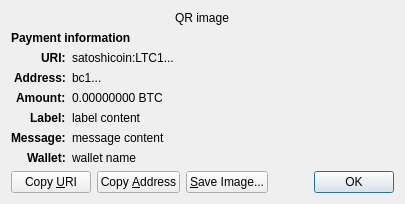
<?xml version="1.0" encoding="UTF-8"?>
<ui version="4.0">
 <class>ReceiveRequestDialog</class>
 <widget class="QDialog" name="ReceiveRequestDialog">
  <property name="geometry">
   <rect>
    <x>0</x>
    <y>0</y>
    <width>413</width>
    <height>229</height>
   </rect>
  </property>
  <property name="windowTitle">
   <string>Request payment to ...</string>
  </property>
  <layout class="QGridLayout" name="gridLayout" columnstretch="0,1">
   <property name="sizeConstraint">
    <enum>QLayout::SetFixedSize</enum>
   </property>
   <item row="0" column="0" colspan="2" alignment="Qt::AlignHCenter">
    <widget class="QRImageWidget" name="qr_code">
     <property name="text">
      <string notr="true">QR image</string>
     </property>
     <property name="textInteractionFlags">
      <set>Qt::NoTextInteraction</set>
     </property>
    </widget>
   </item>
   <item row="1" column="0" colspan="2">
    <widget class="QLabel" name="payment_header">
     <property name="font">
      <font>
       <weight>75</weight>
       <bold>true</bold>
      </font>
     </property>
     <property name="text">
      <string>Payment information</string>
     </property>
     <property name="textInteractionFlags">
      <set>Qt::NoTextInteraction</set>
     </property>
    </widget>
   </item>
   <item row="2" column="0" alignment="Qt::AlignRight|Qt::AlignTop">
    <widget class="QLabel" name="uri_tag">
     <property name="font">
      <font>
       <weight>75</weight>
       <bold>true</bold>
      </font>
     </property>
     <property name="text">
      <string notr="true">URI:</string>
     </property>
     <property name="textFormat">
      <enum>Qt::PlainText</enum>
     </property>
     <property name="textInteractionFlags">
      <set>Qt::NoTextInteraction</set>
     </property>
    </widget>
   </item>
   <item row="2" column="1" alignment="Qt::AlignTop">
    <widget class="QLabel" name="uri_content">
     <property name="text">
      <string notr="true">satoshicoin:LTC1...</string>
     </property>
     <property name="textFormat">
      <enum>Qt::RichText</enum>
     </property>
     <property name="wordWrap">
      <bool>true</bool>
     </property>
     <property name="textInteractionFlags">
      <set>Qt::TextSelectableByMouse</set>
     </property>
    </widget>
   </item>
   <item row="3" column="0" alignment="Qt::AlignRight|Qt::AlignTop">
    <widget class="QLabel" name="address_tag">
     <property name="font">
      <font>
       <weight>75</weight>
       <bold>true</bold>
      </font>
     </property>
     <property name="text">
      <string>Address:</string>
     </property>
     <property name="textInteractionFlags">
      <set>Qt::NoTextInteraction</set>
     </property>
    </widget>
   </item>
   <item row="3" column="1" alignment="Qt::AlignTop">
    <widget class="QLabel" name="address_content">
     <property name="text">
      <string notr="true">bc1...</string>
     </property>
     <property name="textFormat">
      <enum>Qt::PlainText</enum>
     </property>
     <property name="textInteractionFlags">
      <set>Qt::TextSelectableByMouse</set>
     </property>
    </widget>
   </item>
   <item row="4" column="0" alignment="Qt::AlignRight|Qt::AlignTop">
    <widget class="QLabel" name="amount_tag">
     <property name="font">
      <font>
       <weight>75</weight>
       <bold>true</bold>
      </font>
     </property>
     <property name="text">
      <string>Amount:</string>
     </property>
     <property name="textInteractionFlags">
      <set>Qt::NoTextInteraction</set>
     </property>
    </widget>
   </item>
   <item row="4" column="1" alignment="Qt::AlignTop">
    <widget class="QLabel" name="amount_content">
     <property name="text">
      <string notr="true">0.00000000 BTC</string>
     </property>
     <property name="textFormat">
      <enum>Qt::PlainText</enum>
     </property>
     <property name="textInteractionFlags">
      <set>Qt::TextSelectableByMouse</set>
     </property>
    </widget>
   </item>
   <item row="5" column="0" alignment="Qt::AlignRight|Qt::AlignTop">
    <widget class="QLabel" name="label_tag">
     <property name="font">
      <font>
       <weight>75</weight>
       <bold>true</bold>
      </font>
     </property>
     <property name="text">
      <string>Label:</string>
     </property>
     <property name="textInteractionFlags">
      <set>Qt::NoTextInteraction</set>
     </property>
    </widget>
   </item>
   <item row="5" column="1" alignment="Qt::AlignTop">
    <widget class="QLabel" name="label_content">
     <property name="text">
      <string notr="true">label content</string>
     </property>
     <property name="textFormat">
      <enum>Qt::PlainText</enum>
     </property>
     <property name="wordWrap">
      <bool>true</bool>
     </property>
     <property name="textInteractionFlags">
      <set>Qt::TextSelectableByMouse</set>
     </property>
    </widget>
   </item>
   <item row="6" column="0" alignment="Qt::AlignRight|Qt::AlignTop">
    <widget class="QLabel" name="message_tag">
     <property name="font">
      <font>
       <weight>75</weight>
       <bold>true</bold>
      </font>
     </property>
     <property name="text">
      <string>Message:</string>
     </property>
     <property name="textInteractionFlags">
      <set>Qt::NoTextInteraction</set>
     </property>
    </widget>
   </item>
   <item row="6" column="1" alignment="Qt::AlignTop">
    <widget class="QLabel" name="message_content">
     <property name="text">
      <string notr="true">message content</string>
     </property>
     <property name="textFormat">
      <enum>Qt::PlainText</enum>
     </property>
     <property name="wordWrap">
      <bool>true</bool>
     </property>
     <property name="textInteractionFlags">
      <set>Qt::TextSelectableByMouse</set>
     </property>
    </widget>
   </item>
   <item row="7" column="0" alignment="Qt::AlignRight|Qt::AlignTop">
    <widget class="QLabel" name="wallet_tag">
     <property name="font">
      <font>
       <weight>75</weight>
       <bold>true</bold>
      </font>
     </property>
     <property name="text">
      <string>Wallet:</string>
     </property>
     <property name="textInteractionFlags">
      <set>Qt::NoTextInteraction</set>
     </property>
    </widget>
   </item>
   <item row="7" column="1" alignment="Qt::AlignTop">
    <widget class="QLabel" name="wallet_content">
     <property name="text">
      <string notr="true">wallet name</string>
     </property>
     <property name="textFormat">
      <enum>Qt::PlainText</enum>
     </property>
     <property name="wordWrap">
      <bool>true</bool>
     </property>
     <property name="textInteractionFlags">
      <set>Qt::TextSelectableByMouse</set>
     </property>
    </widget>
   </item>
   <item row="8" column="0" colspan="2">
    <layout class="QHBoxLayout" name="horizontalLayout">
     <item>
      <widget class="QPushButton" name="btnCopyURI">
       <property name="text">
        <string>Copy &amp;URI</string>
       </property>
       <property name="autoDefault">
        <bool>false</bool>
       </property>
      </widget>
     </item>
     <item>
      <widget class="QPushButton" name="btnCopyAddress">
       <property name="text">
        <string>Copy &amp;Address</string>
       </property>
       <property name="autoDefault">
        <bool>false</bool>
       </property>
      </widget>
     </item>
     <item>
      <widget class="QPushButton" name="btnSaveAs">
       <property name="text">
        <string>&amp;Save Image...</string>
       </property>
       <property name="autoDefault">
        <bool>false</bool>
       </property>
      </widget>
     </item>
     <item>
      <spacer name="horizontalSpacer_2">
       <property name="orientation">
        <enum>Qt::Horizontal</enum>
       </property>
       <property name="sizeHint" stdset="0">
        <size>
         <width>40</width>
         <height>20</height>
        </size>
       </property>
      </spacer>
     </item>
     <item>
      <widget class="QDialogButtonBox" name="buttonBox">
       <property name="focusPolicy">
        <enum>Qt::StrongFocus</enum>
       </property>
       <property name="standardButtons">
        <set>QDialogButtonBox::Ok</set>
       </property>
      </widget>
     </item>
    </layout>
   </item>
  </layout>
 </widget>
 <customwidgets>
  <customwidget>
   <class>QRImageWidget</class>
   <extends>QLabel</extends>
   <header>qt/qrimagewidget.h</header>
  </customwidget>
 </customwidgets>
 <tabstops>
  <tabstop>buttonBox</tabstop>
  <tabstop>btnCopyURI</tabstop>
  <tabstop>btnCopyAddress</tabstop>
  <tabstop>btnSaveAs</tabstop>
 </tabstops>
 <resources/>
 <connections>
  <connection>
   <sender>buttonBox</sender>
   <signal>accepted()</signal>
   <receiver>ReceiveRequestDialog</receiver>
   <slot>accept()</slot>
   <hints>
    <hint type="sourcelabel">
     <x>135</x>
     <y>230</y>
    </hint>
    <hint type="destinationlabel">
     <x>135</x>
     <y>126</y>
    </hint>
   </hints>
  </connection>
 </connections>
</ui>
